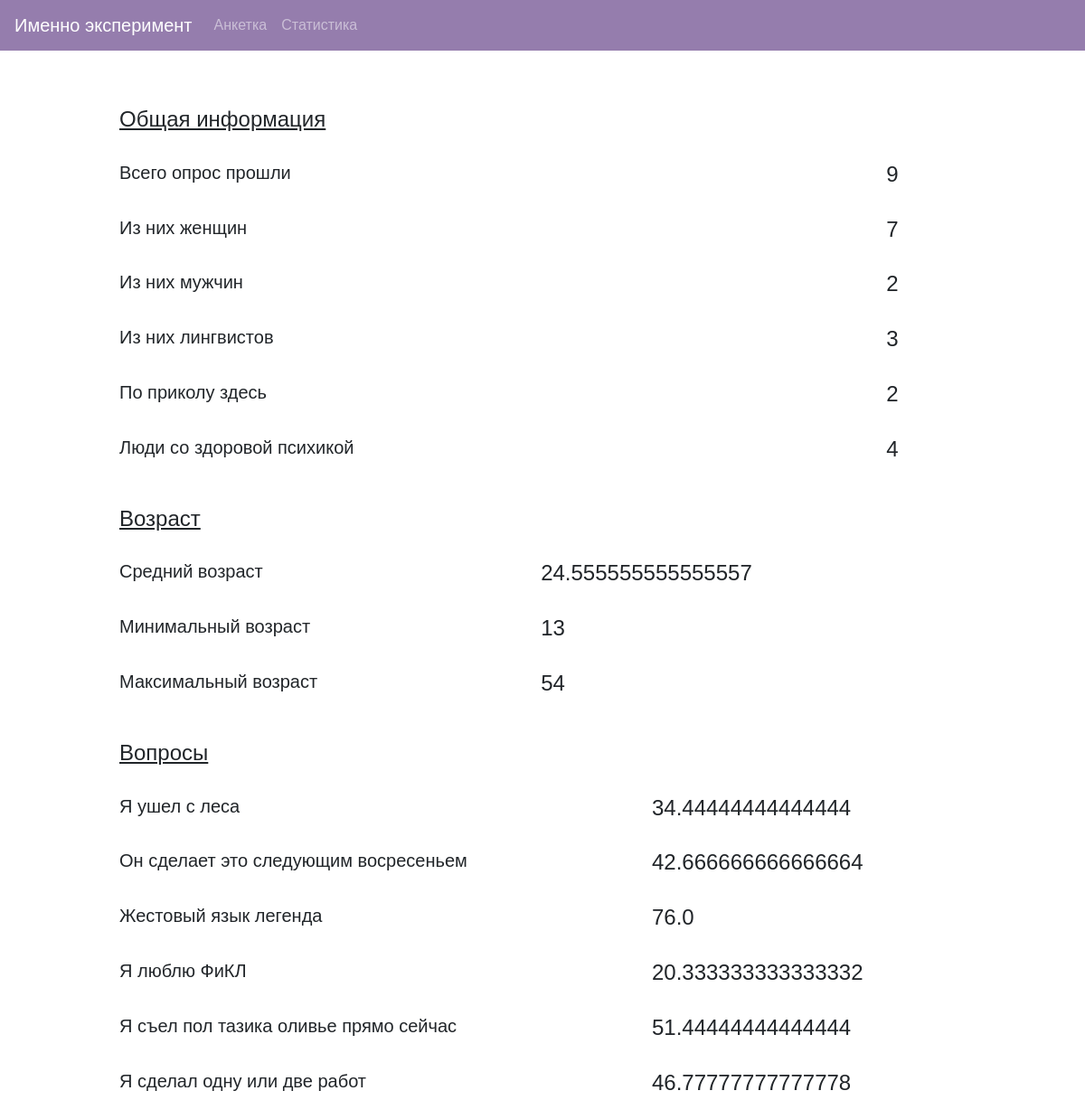
The app's page /statistics with its own data.
### h52.py (models this page shows)
class Questions(db.Model):
    __tablename__ = "questions"
    question_id = db.Column('question_id', db.Integer, primary_key=True)
    question_text = db.Column('question_text', db.Text, unique=True)

### h52.py (the view)
@app.route('/statistics')
def statistics():
    all_stat = {}
    age_stats = db.session.query(
        func.avg(User.user_age),
        func.min(User.user_age),
        func.max(User.user_age)
    ).one()
    all_stat['age_mean'] = age_stats[0]
    all_stat['age_min'] = age_stats[1]
    all_stat['age_max'] = age_stats[2]
    all_stat['total_count'] = User.query.count()
    all_people = db.session.query(User.user_gender).all()
    count_men = 0
    count_women = 0
    for person in all_people:
        for per in person:
            if per == 'male':
                count_men += 1
            if per == 'female':
                count_women += 1
    all_stat['male'] = count_men
    all_stat['female'] = count_women
    all_linguist = db.session.query(Answers.q1).all()
    count_linguist = 0
    count_ling = 0
    count_notling = 0
    for lg in all_linguist:
        for l in lg:
            if l == 'high':
                count_linguist += 1
            if l == 'low':
                count_ling += 1
            if l == 'none':
                count_notling += 1
    all_stat['high'] = count_linguist
    all_stat['low'] = count_ling
    all_stat['none'] = count_notling
    questions = Questions.query.all()
    all_stat['q2_mean'] = db.session.query(func.avg(Answers.q2)).one()[0]
    q2_answers = db.session.query(Answers.q2).all()
    all_stat['q3_mean'] = db.session.query(func.avg(Answers.q3)).one()[0]
    q3_answers = db.session.query(Answers.q3).all()
    all_stat['q4_mean'] = db.session.query(func.avg(Answers.q4)).one()[0]
    q4_answers = db.session.query(Answers.q4).all()
    all_stat['q5_mean'] = db.session.query(func.avg(Answers.q5)).one()[0]
    q5_answers = db.session.query(Answers.q5).all()
    all_stat['q6_mean'] = db.session.query(func.avg(Answers.q6)).one()[0]
    q6_answers = db.session.query(Answers.q6).all()
    all_stat['q7_mean'] = db.session.query(func.avg(Answers.q7)).one()[0]
    q7_answers = db.session.query(Answers.q7).all()
    return render_template('statistics.html', all_stat=all_stat,  questions=questions)

### templates/statistics.html (shortened to what this page needs)
{% extends 'base.html' %}
{% block text_main_1 %}
    <table class="table table-borderless">
        <thead class="table table-striped">
            <tr>
                <th scope="col"><h4><u>Общая информация</u></h4></th>
            </tr>
         </thead>
        <tbody>
            <tr>
                <th scope="row"><h5>Всего опрос прошли</h5></th>
                <td class="align-text-bottom"><h4>{{ all_stat['total_count'] }}</h4></td>
            </tr>
            <tr>
                <th scope="row"><h5>Из них женщин</h5></th>
                <td class="align-text-bottom"><h4>{{ all_stat['female'] }}</h4></td>
            </tr>
            <tr>
                <th scope="row"><h5>Из них мужчин</h5></th>
                <td class="align-text-bottom"><h4>{{ all_stat['male'] }}</h4></td>
            </tr>
            <tr>
                <th scope="row"><h5>Из них лингвистов</h5></th>
                <td class="align-text-bottom"><h4>{{ all_stat['high'] }}</h4></td>
            </tr>
            <tr>
                <th scope="row"><h5>По приколу здесь</h5></th>
                <td class="align-text-bottom"><h4>{{ all_stat['low'] }}</h4></td>
            </tr>
            <tr>
                <th scope="row"><h5>Люди со здоровой психикой</h5></th>
                <td class="align-text-bottom"><h4>{{ all_stat['none'] }}</h4></td>
            </tr>
        </tbody>
    </table>
    <table class="table table-borderless">
        <thead class="table table-striped">
            <tr>
                <th scope="col"><h4><u>Возраст</u></h4></th>
            </tr>
         </thead>
        <tbody>
            <tr>
                <th scope="row"><h5>Средний возраст</h5></th>
                <td class="align-text-bottom"><h4>{{ all_stat['age_mean'] }}</h4></td>
            </tr>
            <tr>
                <th scope="row"><h5>Минимальный возраст</h5></th>
                <td class="align-text-bottom"><h4>{{ all_stat['age_min'] }}</h4></td>
            </tr>
            <tr>
                <th scope="row"><h5>Максимальный возраст</h5></th>
                <td class="align-text-bottom"><h4>{{ all_stat['age_max'] }}</h4></td>
            </tr>
        </tbody>
    </table>
<table class="table table-borderless">
        <thead class="table table-striped">
            <tr>
                <th scope="col"><h4><u>Вопросы</u></h4></th>
            </tr>
         </thead>
        <tbody>
            <tr>
            {% for question in questions %}
                {% if question.question_text.startswith('Я ушел с') %}
                <th scope="row"><h5>{{question.question_text}}</h5></th>
                <td class="align-text-bottom"><h4>{{all_stat['q2_mean']}}</h4></td>
            </tr>
            <tr>
                {% elif question.question_text.startswith('Он сделает') %}
                <th scope="row"><h5>{{question.question_text}}</h5></th>
                <td class="align-text-bottom"><h4>{{all_stat['q3_mean']}}</h4></td>
            </tr>
            <tr>
                {% elif question.question_text.startswith('Жестовый язык') %}
                <th scope="row"><h5>{{question.question_text}}</h5></th>
                <td class="align-text-bottom"><h4>{{all_stat['q4_mean']}}</h4></td>
            </tr>
            <tr>
                {% elif question.question_text.startswith('Я люблю') %}
                <th scope="row"><h5>{{question.question_text}}</h5></th>
                <td class="align-text-bottom"><h4>{{all_stat['q5_mean']}}</h4></td>
            </tr>
            <tr>
                {% elif question.question_text.startswith('Я съел') %}
                <th scope="row"><h5>{{question.question_text}}</h5></th>
                <td class="align-text-bottom"><h4>{{all_stat['q6_mean']}}</h4></td>
            </tr>
            <tr>
                {% elif question.question_text.startswith('Я сделал') %}
                <th scope="row"><h5>{{question.question_text}}</h5></th>
                <td class="align-text-bottom"><h4>{{all_stat['q7_mean']}}</h4></td>
            </tr>
        </tbody>
    </table>
                {% endif %}
            {% endfor %}
{% endblock %}

### templates/base.html (shortened to what this page needs)
<!DOCTYPE html>
<html lang="en">
<head>
    <link rel="stylesheet" href="https://cdn.jsdelivr.net/npm/bootstrap@4.5.3/dist/css/bootstrap.min.css">
</head>
<body>
   <nav class="navbar navbar-expand-lg navbar-dark" style="background-color: #957DAD">
      <a class="navbar-brand" href="/">Именно эксперимент</a>
      <div class="collapse navbar-collapse" id="navbarNavAltMarkup">
        <div class="navbar-nav">
          <a class="nav-link" href="/anketa">Анкетка</a>
          <a class="nav-link" href="/statistics">Статистика</a>
        </div>
      </div>
    </nav>
    <div style="margin: 50px 10%">
        <p>{% block text_main_1 %} {% endblock %}</p>
    </div>
</body>
</html>

### templates/base.html (style rules this page uses)
body { margin-bottom: 5rem; font-family: 'Gill Sans', sans-serif; }

### records on screen
Questions: question_text "Я ушел с леса", q2_mean "34.44444444444444"
Questions: question_text "Он сделает это следующим восресеньем", q3_mean "42.666666666666664"
Questions: question_text "Жестовый язык легенда", q4_mean "76.0"
Questions: question_text "Я люблю ФиКЛ", q5_mean "20.333333333333332"
Questions: question_text "Я съел пол тазика оливье прямо сейчас", q6_mean "51.44444444444444"
Questions: question_text "Я сделал одну или две работ", q7_mean "46.77777777777778"

### other values on screen
{{ all_stat['total_count'] }} "9"
{{ all_stat['female'] }} "7"
{{ all_stat['male'] }} "2"
{{ all_stat['high'] }} "3"
{{ all_stat['low'] }} "2"
{{ all_stat['none'] }} "4"
{{ all_stat['age_mean'] }} "24.555555555555557"
{{ all_stat['age_min'] }} "13"
{{ all_stat['age_max'] }} "54"
